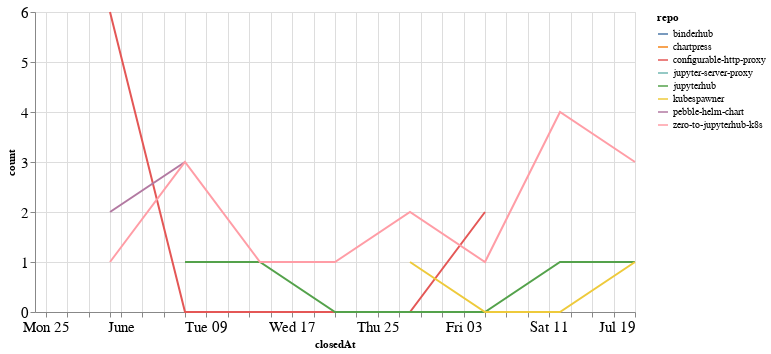

Source (notebook cell):
### Code cell
closed_by_time = closed_by.groupby('repo').resample('W', on='closedAt').count()['author'].reset_index()
closed_by_time = closed_by_time.rename(columns={'author': 'count'})

alt.Chart(closed_by_time, width=600).mark_line().encode(
    x='closedAt',
    y='count',
    color='repo',
    tooltip="repo"
)

### Figure 1 — Vega-Lite specification as saved in the notebook (floating-point values rounded to 4 significant figures)
{"config": {"axisLeft": {"labelFontSize": 15}, "axisBottom": {"labelFontSize": 15}}, "data": {"name": "data-a801ed9aa3ba81200efd3fa73b763689"}, "mark": "line", "encoding": {"color": {"type": "nominal", "field": "repo"}, "tooltip": {"type": "nominal", "field": "repo"}, "x": {"type": "temporal", "field": "closedAt"}, "y": {"type": "quantitative", "field": "count"}}, "width": 600, "$schema": "https://vega.github.io/schema/vega-lite/v4.8.1.json", "datasets": {"data-a801ed9aa3ba81200efd3fa73b763689": [{"repo": "binderhub", "closedAt": "2020-05-24T00:00:00", "count": 1}, {"repo": "chartpress", "closedAt": "2020-07-19T00:00:00", "count": 1}, {"repo": "configurable-http-proxy", "closedAt": "2020-05-31T00:00:00", "count": 6}, {"repo": "configurable-http-proxy", "closedAt": "2020-06-07T00:00:00", "count": 0}, {"repo": "configurable-http-proxy", "closedAt": "2020-06-14T00:00:00", "count": 0}, {"repo": "configurable-http-proxy", "closedAt": "2020-06-21T00:00:00", "count": 0}, {"repo": "configurable-http-proxy", "closedAt": "2020-06-28T00:00:00", "count": 0}, {"repo": "configurable-http-proxy", "closedAt": "2020-07-05T00:00:00", "count": 2}, {"repo": "jupyter-server-proxy", "closedAt": "2020-05-24T00:00:00", "count": 1}, {"repo": "jupyterhub", "closedAt": "2020-06-07T00:00:00", "count": 1}, {"repo": "jupyterhub", "closedAt": "2020-06-14T00:00:00", "count": 1}, {"repo": "jupyterhub", "closedAt": "2020-06-21T00:00:00", "count": 0}, {"repo": "jupyterhub", "closedAt": "2020-06-28T00:00:00", "count": 0}, {"repo": "jupyterhub", "closedAt": "2020-07-05T00:00:00", "count": 0}, {"repo": "jupyterhub", "closedAt": "2020-07-12T00:00:00", "count": 1}, {"repo": "jupyterhub", "closedAt": "2020-07-19T00:00:00", "count": 1}, {"repo": "kubespawner", "closedAt": "2020-06-28T00:00:00", "count": 1}, {"repo": "kubespawner", "closedAt": "2020-07-05T00:00:00", "count": 0}, {"repo": "kubespawner", "closedAt": "2020-07-12T00:00:00", "count": 0}, {"repo": "kubespawner", "closedAt": "2020-07-19T00:00:00", "count": 1}, {"repo": "pebble-helm-chart", "closedAt": "2020-05-31T00:00:00", "count": 2}, {"repo": "pebble-helm-chart", "closedAt": "2020-06-07T00:00:00", "count": 3}, {"repo": "zero-to-jupyterhub-k8s", "closedAt": "2020-05-31T00:00:00", "count": 1}, {"repo": "zero-to-jupyterhub-k8s", "closedAt": "2020-06-07T00:00:00", "count": 3}, {"repo": "zero-to-jupyterhub-k8s", "closedAt": "2020-06-14T00:00:00", "count": 1}, {"repo": "zero-to-jupyterhub-k8s", "closedAt": "2020-06-21T00:00:00", "count": 1}, {"repo": "zero-to-jupyterhub-k8s", "closedAt": "2020-06-28T00:00:00", "count": 2}, {"repo": "zero-to-jupyterhub-k8s", "closedAt": "2020-07-05T00:00:00", "count": 1}, {"repo": "zero-to-jupyterhub-k8s", "closedAt": "2020-07-12T00:00:00", "count": 4}, {"repo": "zero-to-jupyterhub-k8s", "closedAt": "2020-07-19T00:00:00", "count": 3}]}}
